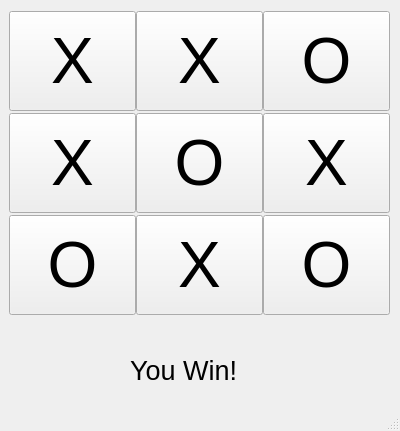
<?xml version="1.0" encoding="UTF-8"?>
<ui version="4.0">
 <class>MainWindow</class>
 <widget class="QMainWindow" name="MainWindow">
  <property name="geometry">
   <rect>
    <x>0</x>
    <y>0</y>
    <width>400</width>
    <height>431</height>
   </rect>
  </property>
  <property name="windowTitle">
   <string>MainWindow</string>
  </property>
  <widget class="QWidget" name="centralwidget">
   <widget class="QWidget" name="gridLayoutWidget">
    <property name="geometry">
     <rect>
      <x>9</x>
      <y>9</y>
      <width>381</width>
      <height>311</height>
     </rect>
    </property>
    <layout class="QGridLayout" name="gridLayout">
     <property name="spacing">
      <number>0</number>
     </property>
     <item row="0" column="0">
      <widget class="QPushButton" name="B00">
       <property name="sizePolicy">
        <sizepolicy hsizetype="Minimum" vsizetype="Fixed">
         <horstretch>100</horstretch>
         <verstretch>100</verstretch>
        </sizepolicy>
       </property>
       <property name="minimumSize">
        <size>
         <width>100</width>
         <height>100</height>
        </size>
       </property>
       <property name="font">
        <font>
         <pointsize>48</pointsize>
        </font>
       </property>
       <property name="text">
        <string>X</string>
       </property>
      </widget>
     </item>
     <item row="1" column="0">
      <widget class="QPushButton" name="B10">
       <property name="sizePolicy">
        <sizepolicy hsizetype="Minimum" vsizetype="Fixed">
         <horstretch>100</horstretch>
         <verstretch>100</verstretch>
        </sizepolicy>
       </property>
       <property name="minimumSize">
        <size>
         <width>100</width>
         <height>100</height>
        </size>
       </property>
       <property name="font">
        <font>
         <pointsize>48</pointsize>
        </font>
       </property>
       <property name="text">
        <string>X</string>
       </property>
      </widget>
     </item>
     <item row="1" column="1">
      <widget class="QPushButton" name="B11">
       <property name="sizePolicy">
        <sizepolicy hsizetype="Minimum" vsizetype="Fixed">
         <horstretch>100</horstretch>
         <verstretch>100</verstretch>
        </sizepolicy>
       </property>
       <property name="minimumSize">
        <size>
         <width>100</width>
         <height>100</height>
        </size>
       </property>
       <property name="font">
        <font>
         <pointsize>48</pointsize>
        </font>
       </property>
       <property name="text">
        <string>O</string>
       </property>
      </widget>
     </item>
     <item row="1" column="2">
      <widget class="QPushButton" name="B12">
       <property name="sizePolicy">
        <sizepolicy hsizetype="Minimum" vsizetype="Fixed">
         <horstretch>100</horstretch>
         <verstretch>100</verstretch>
        </sizepolicy>
       </property>
       <property name="minimumSize">
        <size>
         <width>100</width>
         <height>100</height>
        </size>
       </property>
       <property name="font">
        <font>
         <pointsize>48</pointsize>
        </font>
       </property>
       <property name="text">
        <string>X</string>
       </property>
      </widget>
     </item>
     <item row="2" column="2">
      <widget class="QPushButton" name="B22">
       <property name="sizePolicy">
        <sizepolicy hsizetype="Minimum" vsizetype="Fixed">
         <horstretch>100</horstretch>
         <verstretch>100</verstretch>
        </sizepolicy>
       </property>
       <property name="minimumSize">
        <size>
         <width>100</width>
         <height>100</height>
        </size>
       </property>
       <property name="font">
        <font>
         <pointsize>48</pointsize>
        </font>
       </property>
       <property name="styleSheet">
        <string notr="true"/>
       </property>
       <property name="text">
        <string>O</string>
       </property>
      </widget>
     </item>
     <item row="2" column="1">
      <widget class="QPushButton" name="B21">
       <property name="sizePolicy">
        <sizepolicy hsizetype="Minimum" vsizetype="Fixed">
         <horstretch>100</horstretch>
         <verstretch>100</verstretch>
        </sizepolicy>
       </property>
       <property name="minimumSize">
        <size>
         <width>100</width>
         <height>100</height>
        </size>
       </property>
       <property name="font">
        <font>
         <pointsize>48</pointsize>
        </font>
       </property>
       <property name="text">
        <string>X</string>
       </property>
      </widget>
     </item>
     <item row="2" column="0">
      <widget class="QPushButton" name="B20">
       <property name="sizePolicy">
        <sizepolicy hsizetype="Minimum" vsizetype="Fixed">
         <horstretch>100</horstretch>
         <verstretch>100</verstretch>
        </sizepolicy>
       </property>
       <property name="minimumSize">
        <size>
         <width>100</width>
         <height>100</height>
        </size>
       </property>
       <property name="font">
        <font>
         <pointsize>48</pointsize>
        </font>
       </property>
       <property name="text">
        <string>O</string>
       </property>
      </widget>
     </item>
     <item row="0" column="2">
      <widget class="QPushButton" name="B02">
       <property name="sizePolicy">
        <sizepolicy hsizetype="Minimum" vsizetype="Fixed">
         <horstretch>100</horstretch>
         <verstretch>100</verstretch>
        </sizepolicy>
       </property>
       <property name="minimumSize">
        <size>
         <width>100</width>
         <height>100</height>
        </size>
       </property>
       <property name="font">
        <font>
         <pointsize>48</pointsize>
        </font>
       </property>
       <property name="text">
        <string>O</string>
       </property>
      </widget>
     </item>
     <item row="0" column="1">
      <widget class="QPushButton" name="B01">
       <property name="sizePolicy">
        <sizepolicy hsizetype="Minimum" vsizetype="Fixed">
         <horstretch>100</horstretch>
         <verstretch>100</verstretch>
        </sizepolicy>
       </property>
       <property name="minimumSize">
        <size>
         <width>100</width>
         <height>100</height>
        </size>
       </property>
       <property name="font">
        <font>
         <pointsize>48</pointsize>
        </font>
       </property>
       <property name="text">
        <string>X</string>
       </property>
      </widget>
     </item>
    </layout>
   </widget>
   <widget class="QLabel" name="label">
    <property name="geometry">
     <rect>
      <x>130</x>
      <y>350</y>
      <width>151</width>
      <height>41</height>
     </rect>
    </property>
    <property name="font">
     <font>
      <pointsize>20</pointsize>
     </font>
    </property>
    <property name="text">
     <string>You Win!</string>
    </property>
   </widget>
  </widget>
  <widget class="QStatusBar" name="statusbar"/>
 </widget>
 <resources/>
 <connections/>
</ui>
